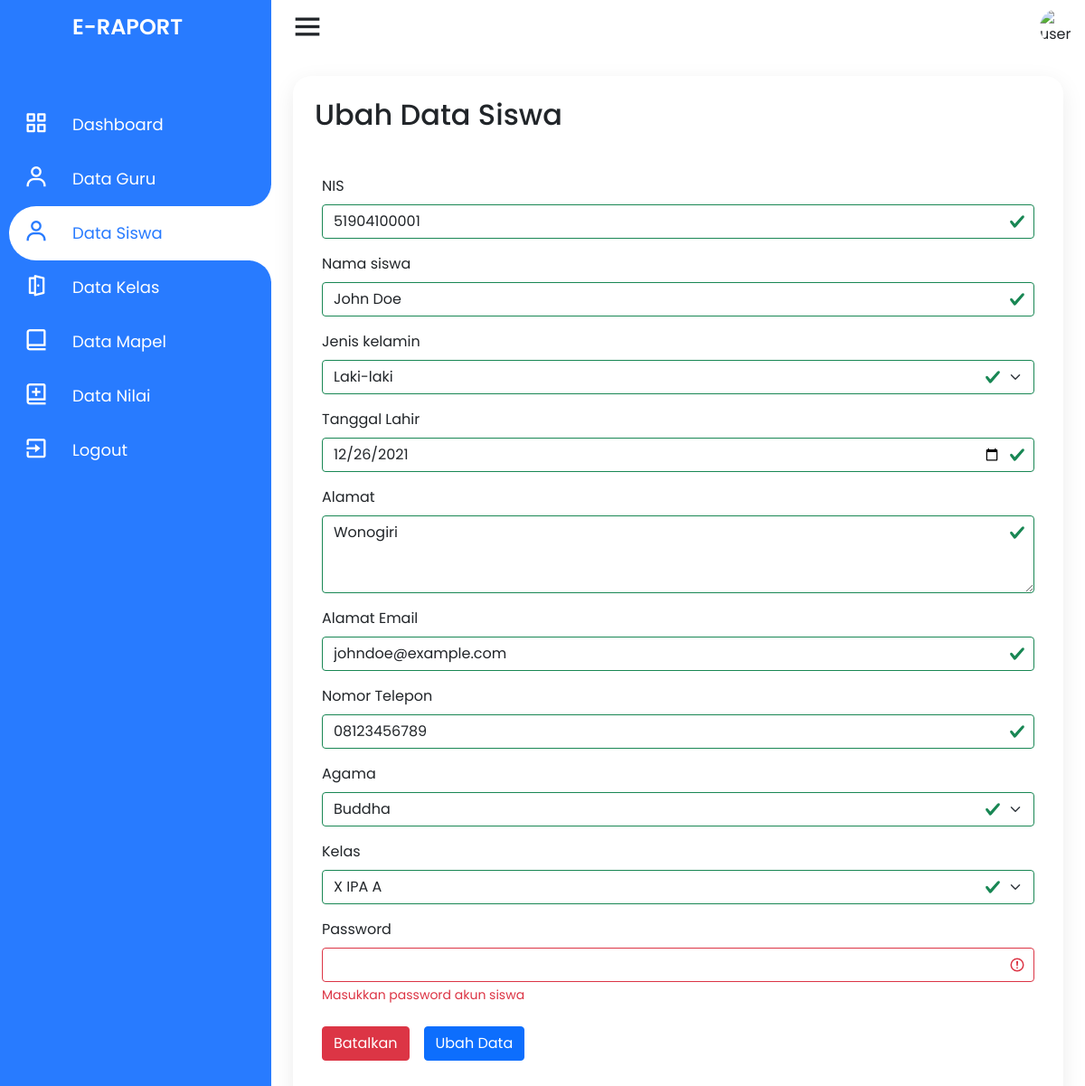
/admin/ubah-data-siswa?nis=51904100001, run on an earlier commit of the app's database.
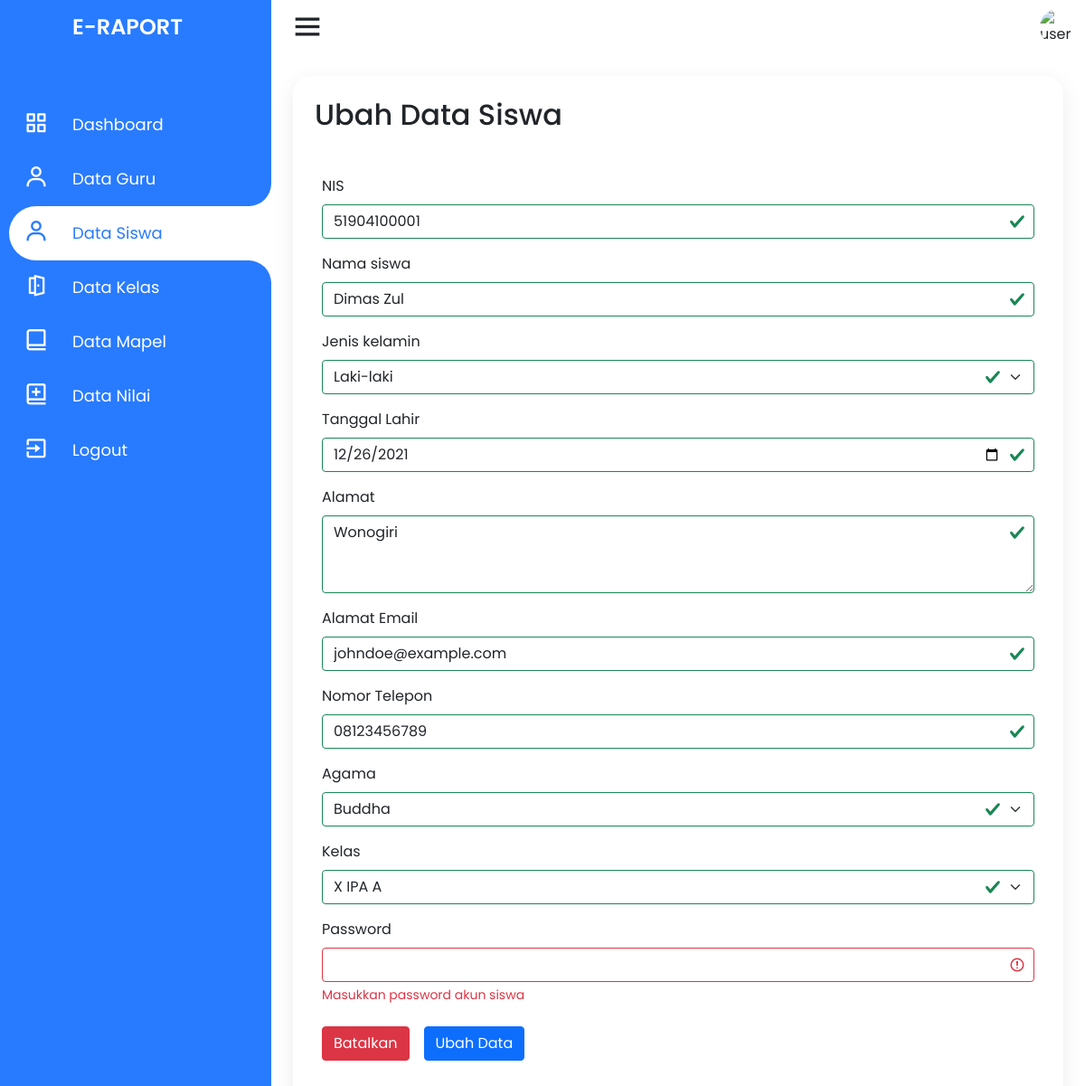
And on a later commit of the database.
### tables this page shows
CREATE TABLE `siswa` (
  `nis` varchar(11) NOT NULL,
  `nama_siswa` varchar(50) NOT NULL,
  `jenis_kelamin` enum('Laki-laki','Perempuan') NOT NULL,
  `alamat` text NOT NULL,
  `email` varchar(50) NOT NULL,
  `no_telp` varchar(14) NOT NULL,
  `agama` enum('Islam','Kristen','Katolik','Hindu','Budha','Konghuchu') NOT NULL,
  `id_kelas` int(11) NOT NULL,
  `tanggal_lahir` date NOT NULL,
  `password` varchar(20) NOT NULL,
  PRIMARY KEY (`nis`),
  KEY `siswa_ibfk_1` (`id_kelas`),
  CONSTRAINT `siswa_ibfk_1` FOREIGN KEY (`id_kelas`) REFERENCES `kelas` (`id_kelas`) ON DELETE CASCADE ON UPDATE CASCADE
);

### admin/ubah-data-siswa.php (the view, shortened to what the changed rows need)
<?php
require_once dirname(__FILE__) . '/../connection.php';
if (isset($_GET['nis'])) {
    $siswaid = $_GET['nis'];
} else {
    header('location: data-siswa');
}
?>
<!DOCTYPE html>
<html lang="en" dir="ltr">
<head>
    <link rel="stylesheet" href="style.css">
    <link href='https://unpkg.com/boxicons@2.0.7/css/boxicons.min.css' rel='stylesheet'>
    <link href="https://cdn.jsdelivr.net/npm/bootstrap@5.1.3/dist/css/bootstrap.min.css" rel="stylesheet">
    <link rel="stylesheet" href="../assets/css/style.css">
</head>
<body>
    <div class="container">
        <div class="navigation">
            <ul>
                <li>
                    <a href="#">
                        <h1 class="title">E-Raport</h1>
                    </a>
                </li>
            </ul>
        </div>
    </div>
    <div class="main">
        <div class="konten">
            <h2 class="konten_title">
                Ubah Data Siswa
            </h2>
            <div class="konten_isi">
                <?php
                $result_siswa = $conn->query("SELECT * FROM siswa WHERE nis = $siswaid LIMIT 1");
                if ($result_siswa && $result_siswa->num_rows > 0) {
                    while ($row = $result_siswa->fetch_assoc()) {
                ?>
                        <form action="../controller/action_siswa" method="post" class="konten_ubah_nilai was-validated">
                            <div class="mb-3">
                                <label for="nisSiswa" class="form-label">NIS</label>
                                <input type="text" name="nis" class="form-control" id="nisSiswa" required value="<?php echo $row['nis']; ?>">
                            </div>
                            <div class="mb-3">
                                <label for="namaSiswa" class="form-label">Nama siswa</label>
                                <input type="text" name="nama" class="form-control" id="namaSiswa" required value="<?php echo $row['nama_siswa']; ?>">
                            </div>
                            <div class="mb-3">
                                <label for="jkSiswa" class="form-label">Jenis kelamin</label>
                                <select name="jenkel" class="form-select" id="jkSiswa" required value="<?php echo $row['jenis_kelamin']; ?>">
                                    <option value="Laki-laki" selected>Laki-laki</option>
                                </select>
                            </div>
                            <div class="mb-3">
                                <label for="tanggalLahirSiswa" class="form-label">Tanggal Lahir</label>
                                <input type="date" name="tanggallahir" class="form-control" id="tanggalLahirSiswa" required value="<?php echo $row['tanggal_lahir']; ?>">
                            </div>
                            <div class="mb-3">
                                <label for="alamatSiswa" class="form-label">Alamat</label>
                                <textarea class="form-control" name="alamat" id="alamatSiswa" rows="3" required><?php echo $row['alamat']; ?></textarea>
                            </div>
                            <div class="mb-3">
                                <label for="emailSiswa" class="form-label">Alamat Email</label>
                                <input type="email" name="email" class="form-control" id="emailSiswa" placeholder="name@example.com" required value="<?php echo $row['email']; ?>">
                            </div>
                            <div class="mb-3">
                                <label for="noTelpSiswa" class="form-label">Nomor Telepon</label>
                                <input type="number" name="telepon" class="form-control" id="noTelpSiswa" placeholder="08123456789" required value="<?php echo $row['no_telp']; ?>">
                            </div>
                            <div class="mb-3">
                                <label for="agamaSiswa" class="form-label">Agama</label>
                                <select name="agama" class="form-select" id="agamaSiswa" required value="<?php echo $row['agama']; ?>">
                                    <option value="Buddha" selected>Buddha</option>
                                </select>
                            </div>
                            <div class="mb-3">
                                <label for="kelasSiswa" class="form-label">Kelas</label>
                                <select name="kelas" class="form-select" id="kelasSiswa" required value="<?php echo $row['id_kelas']; ?>">
                                    <?php
                                    $result_kelas = $conn->query("SELECT * FROM kelas");
                                    if ($result_kelas && $result_kelas->num_rows > 0) {
                                        while ($row = $result_kelas->fetch_assoc()) {
                                            echo "
                                    <option value='${row['id_kelas']}'>${row['nama_kelas']}</option>
                                ";
                                        }
                                    }
                                    ?>
                                </select>
                            </div>
                            <div class="mb-3">
                                <label for="passwordSiswa" class="form-label">Password</label>
                                <input type="password" name="passsiswa" class="form-control" id="passwordSiswa" required>
                                <div class="invalid-feedback">
                                    Masukkan password akun siswa
                                </div>
                            </div>
                            <div class="konten_ubah_nilai_opsi">
                                <button onclick="window.location.replace('../admin/data-siswa'); return false;" type="button" class="btn btn-danger">Batalkan</button>
                                <button type="submit" name="ubah-siswa" class="btn btn-primary">Ubah Data</button>
                            </div>
                        </form>
                <?php
                    }
                }
                ?>
            </div>
        </div>
    </div>
</body>
</html>

What changed in the data, as far as the page shows it:
changed siswa "Laki-laki": nama "John Doe" → "Dimas Zul"
